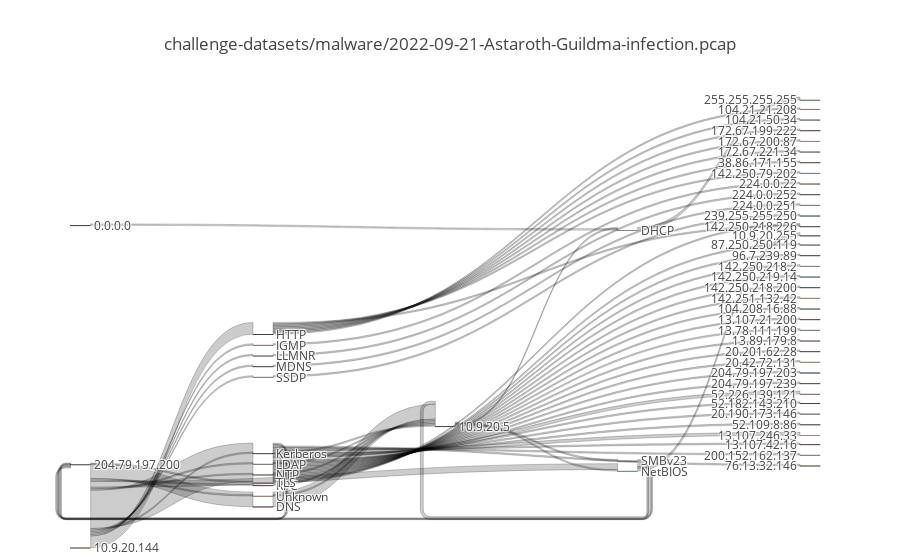

The notebook cell this image was saved under:
### Code cell
idx = 7
fig = dict(data=[traces[idx]], layout=(dict(title=str(fns[idx]))))
iplot(fig, validate=False)

### Figure 1 — Plotly figure (JSON) as saved in the notebook; plotly's stock layout.template omitted (floating-point values rounded to 4 significant figures; data arrays with more than 128 entries replaced by an {"elided": "..."} marker saying what was removed)
{"data": [{"link": {"source": [0, 1, 1, 1, 1, 1, 1, 1, 1, 1, 1, 1, 1, 1, 58, 58, 58, 61, 124, 125, 135, 135, 135, 135, 135, 135, 135, 135, 143, 144, 145, 146, 147, 148, 149, 149, 149, 153, 184, 154, 155, 155, 155, 155, 155, 155, 155, 155, 155, 155, 155, 155, 155, 155, 155, 155, 155, 155, 155, 155, 155, 155, 155, 155, 155, 181], "target": [124, 125, 135, 143, 144, 145, 146, 147, 148, 149, 153, 154, 155, 181, 124, 149, 184, 155, 62, 58, 73, 74, 79, 80, 75, 76, 77, 78, 81, 58, 58, 84, 85, 58, 1, 87, 58, 58, 1, 92, 1, 102, 103, 96, 116, 105, 106, 97, 100, 79, 99, 101, 114, 107, 108, 117, 61, 110, 111, 115, 112, 93, 118, 94, 95, 58], "value": [1, 10, 8, 1, 1, 1, 1, 1, 1, 4, 1, 1, 26, 1, 1, 1, 1, 1, 2, 10, 1, 1, 1, 1, 1, 1, 1, 1, 1, 1, 1, 1, 1, 1, 1, 2, 2, 1, 1, 1, 1, 1, 1, 2, 1, 1, 1, 1, 1, 1, 1, 1, 1, 1, 1, 1, 1, 1, 1, 1, 1, 2, 1, 1, 1, 1]}, "node": {"label": {"elided": "186 str values"}}, "type": "sankey"}], "layout": {"title": "challenge-datasets/malware/2022-09-21-Astaroth-Guildma-infection.pcap"}}
